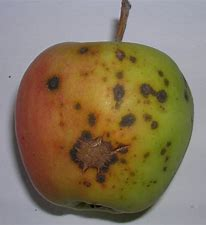
%> input picture OIP.jfif, 206 x 225 px
$ octave Untitled.m   (GNU Octave 9; MATLAB toolbox functions it lacks are replaced by stand-ins)
%> lines starting %> are read from the running program, lines starting %| are printed output that depends on the picture
apple=imread("OIP.jfif");
%> apple is the input picture: size 225x206x3 uint8; mean R, G, B 133.9, 118.5, 92.6
apple1=imread("OIP (1).jfif");
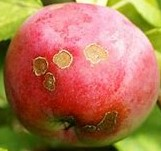
%> input picture OIP (1).jfif, 161 x 151 px
%> apple1 is the input picture: size 151x161x3 uint8; mean R, G, B 175.1, 116.1, 83.1
apple2=imread("OIP (2).jpg");
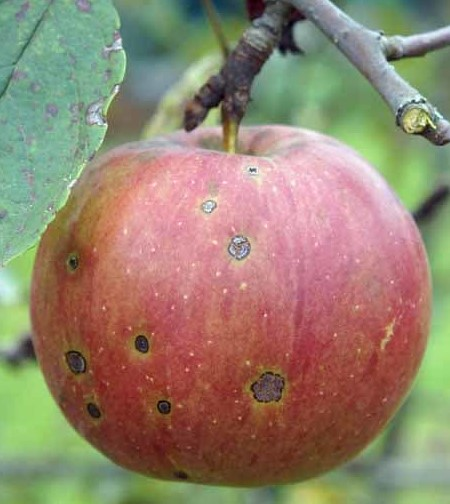
%> input picture OIP (2).jpg, 450 x 504 px
%> apple2 is the input picture: size 504x450x3 uint8; mean R, G, B 147.8, 130.9, 110
apple3=imread("OIP (3).jpg");
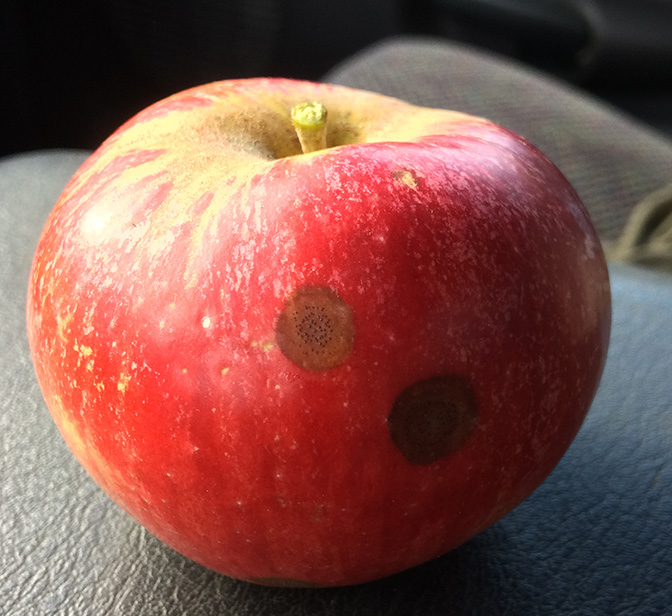
%> input picture OIP (3).jpg, 672 x 616 px
%> apple3 is the input picture: size 616x672x3 uint8; mean R, G, B 130.3, 83, 75.8
apple4=imread("OIP (4).jfif");
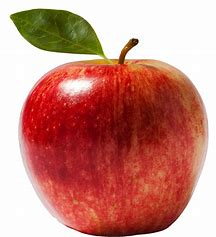
%> input picture OIP (4).jfif, 216 x 237 px
%> apple4 is the input picture: size 237x216x3 uint8; mean R, G, B 200.4, 136.9, 126.3
apple5=imread("OIP (5).jfif");
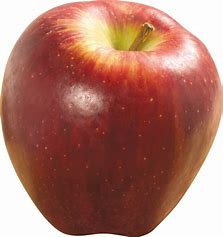
%> input picture OIP (5).jfif, 223 x 237 px
%> apple5 is the input picture: size 237x223x3 uint8; mean R, G, B 171.7, 117.4, 104.5
%> (the run ends here)
